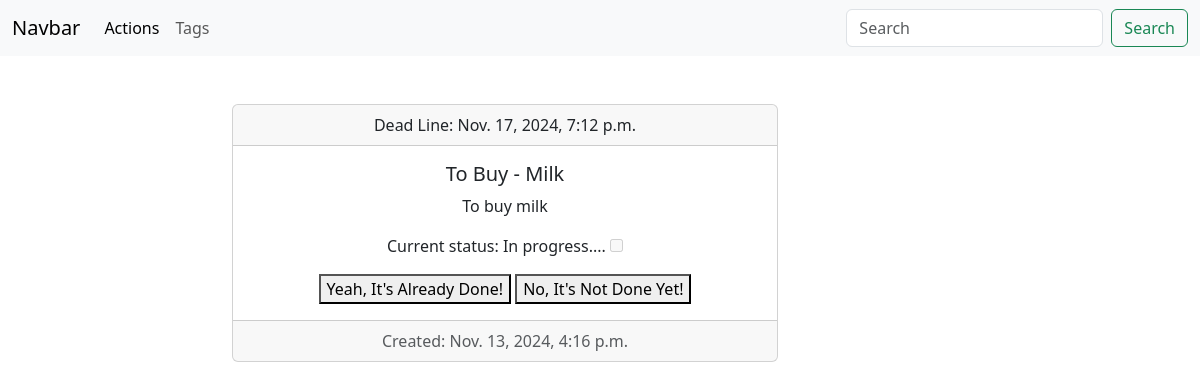
The app's page /todo/action/milk-1731514582/ with its own data.
### todo/models.py (models this page shows, shortened)
class Action(models.Model):
    title = models.CharField(max_length=255, db_index=True)
    slug = models.SlugField(max_length=255, unique=True, blank=True)
    body = models.TextField(blank=True, db_index=True)
    date_created = models.DateTimeField(auto_now_add=True)
    is_done = models.BooleanField(default=False)
    dead_line = models.DateTimeField(null=True)
    tag = models.ForeignKey('Tag', related_name='actions', null=True, blank=True, on_delete=models.CASCADE)

class Tag(models.Model):
    title = models.CharField(max_length=50, db_index=True)
    slug = models.SlugField(max_length=50, unique=True)
    def __str__(self):
        return self.title

### todo/views.py (the view)
# urls.py: path('action/<str:slug>/', ActionDetail.as_view(), name='action_detail'),
class ActionDetail(DataMixin, View):
    model = Action
    template = 'todo/action_detail.html'

### todo/utils.py (called while the page is built)
    def get(self, request, slug):
        object = get_object_or_404(self.model, slug__iexact=slug)
        return render(request, self.template, context={self.model.__name__.lower(): object})

### todo/templates/todo/action_detail.html (shortened to what this page needs)
{% extends 'todo/todo_base.html' %}
{% block content %}
<div class="card text-center">
    <div class="card-header">
        Dead Line: {{ action.dead_line }}
    </div>
    <div class="card-body">
        <h5 class="card-title"> {{ action.tag }} - {{ action.title }}</h5>
        <p class="card-text">{{ action.body }}</p>
        {% if action.is_done %}
         <p class="card-text"> Current status: Done <input type="checkbox" checked></p>
        {% else %}
        <p class="card-text"> Current status: In progress.... <input type="checkbox" disabled></p>
        {% endif %}
        <form>
            <button>Yeah, It's Already Done!
            </button>
            <button>
               No, It's Not Done Yet!
            </button>
        </form>
    </div>
    <div class="card-footer text-body-secondary">
        Created: {{ action.date_created }}
    </div>
</div>
{% endblock content %}

### records on screen
Action: dead_line "Nov. 17, 2024, 7:12 p.m.", tag "To Buy", title "Milk", body "To buy milk", date_created "Nov. 13, 2024, 4:16 p.m."
